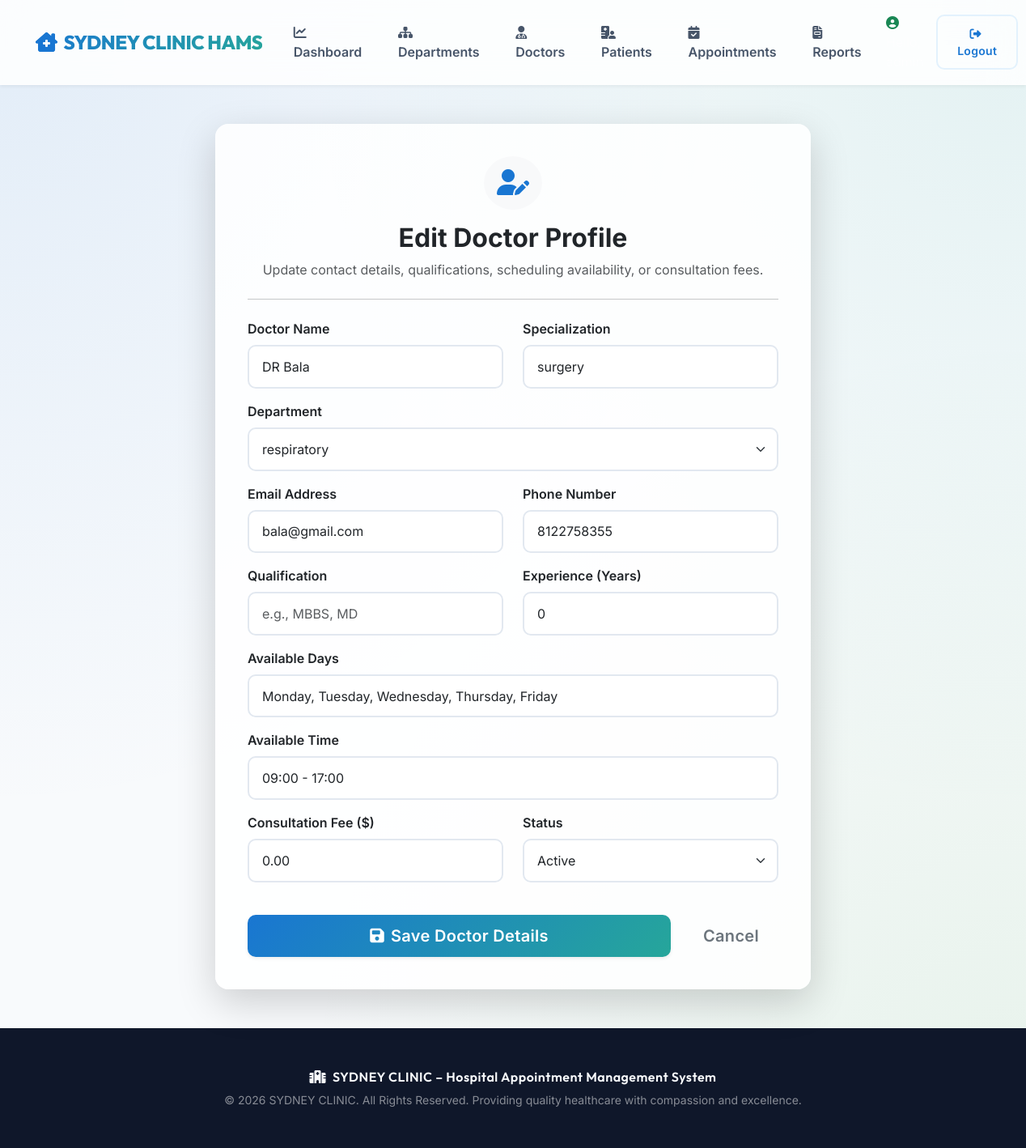
The page /admin-panel/doctors/edit/1/ (signed in) on the database its author committed.
### appointments/models.py (models this page shows, shortened)
class Doctor(models.Model):
    STATUS_CHOICES = [
        ('Active', 'Active'),
        ('Inactive', 'Inactive'),
    ]
    full_name = models.CharField(max_length=100)
    specialization = models.CharField(max_length=100)
    department = models.ForeignKey(Department, on_delete=models.CASCADE, related_name='doctors')
    email = models.EmailField(unique=True)
    phone = models.CharField(max_length=15)
    qualification = models.CharField(max_length=150, blank=True, default='')
    experience = models.IntegerField(default=0)  # experience in years
    available_days = models.CharField(max_length=100, default='Monday, Tuesday, Wednesday, Thursday, Friday')
    available_time = models.CharField(max_length=50, default='09:00 - 17:00')
    consultation_fee = models.DecimalField(max_digits=10, decimal_places=2, default=0.0)
    status = models.CharField(max_length=10, choices=STATUS_CHOICES, default='Active')

### appointments/views.py (the view)
# urls.py: path('admin-panel/doctors/edit/<int:doctor_id>/', views.admin_edit_doctor, name='admin_edit_doctor'),
@user_passes_test(admin_required, login_url='admin_login')
def admin_edit_doctor(request, doctor_id):
    doctor = get_object_or_404(Doctor, id=doctor_id)
    if request.method == 'POST':
        form = DoctorForm(request.POST, instance=doctor)
        if form.is_valid():
            form.save()
            messages.success(request, "Doctor updated successfully!")
            return redirect('admin_manage_doctors')
    else:
        form = DoctorForm(instance=doctor)
    return render(request, 'admin/edit_doctor.html', {'form': form, 'doctor': doctor})

### appointments/models.py (called while the page is built)
    def __str__(self):
        return self.department_name

### appointments/views.py (called while the page is built)
def admin_required(user):
    return user.is_authenticated and user.is_staff

### templates/admin/edit_doctor.html (shortened to what this page needs)
{% extends 'base.html' %}
{% block content %}
<div class="row justify-content-center">
    <div class="col-lg-8 col-md-10">
        <div class="card glass-card border-0 shadow-lg p-4">
            <div class="card-body">
                <div class="text-center mb-4">
                    <span class="p-3 bg-light rounded-circle d-inline-block mb-3 text-teal" style="color: var(--primary-color);">
                        <i class="fa-solid fa-user-pen fa-2x"></i>
                    </span>
                    <h2 class="fw-bold">Edit Doctor Profile</h2>
                    <p class="text-muted">Update contact details, qualifications, scheduling availability, or consultation fees.</p>
                </div>
                <hr class="mb-4">
                <form method="POST" novalidate>
                    <div class="row">
                        <div class="col-md-6 mb-3">
                            <label for="{{ form.full_name.id_for_label }}" class="form-label fw-semibold">Doctor Name</label>
                            {{ form.full_name }}
                        </div>
                        <div class="col-md-6 mb-3">
                            <label for="{{ form.specialization.id_for_label }}" class="form-label fw-semibold">Specialization</label>
                            {{ form.specialization }}
                        </div>
                    </div>
                    <div class="mb-3">
                        <label for="{{ form.department.id_for_label }}" class="form-label fw-semibold">Department</label>
                        {{ form.department }}
                    </div>
                    <div class="row">
                        <div class="col-md-6 mb-3">
                            <label for="{{ form.email.id_for_label }}" class="form-label fw-semibold">Email Address</label>
                            {{ form.email }}
                        </div>
                        <div class="col-md-6 mb-3">
                            <label for="{{ form.phone.id_for_label }}" class="form-label fw-semibold">Phone Number</label>
                            {{ form.phone }}
                        </div>
                    </div>
                    <div class="row">
                        <div class="col-md-6 mb-3">
                            <label for="{{ form.qualification.id_for_label }}" class="form-label fw-semibold">Qualification</label>
                            {{ form.qualification }}
                        </div>
                        <div class="col-md-6 mb-3">
                            <label for="{{ form.experience.id_for_label }}" class="form-label fw-semibold">Experience (Years)</label>
                            {{ form.experience }}
                        </div>
                    </div>
                    <div class="mb-3">
                        <label for="{{ form.available_days.id_for_label }}" class="form-label fw-semibold">Available Days</label>
                        {{ form.available_days }}
                    </div>
                    <div class="mb-3">
                        <label for="{{ form.available_time.id_for_label }}" class="form-label fw-semibold">Available Time</label>
                        {{ form.available_time }}
                    </div>
                    <div class="row">
                        <div class="col-md-6 mb-3">
                            <label for="{{ form.consultation_fee.id_for_label }}" class="form-label fw-semibold">Consultation Fee ($)</label>
                            {{ form.consultation_fee }}
                        </div>
                        <div class="col-md-6 mb-3">
                            <label for="{{ form.status.id_for_label }}" class="form-label fw-semibold">Status</label>
                            {{ form.status }}
                        </div>
                    </div>
                    <div class="mt-4 d-flex gap-3">
                        <button type="submit" class="btn btn-primary btn-lg flex-grow-1 shadow-sm">
                            <i class="fa-solid fa-save me-2"></i>Save Doctor Details
                        </button>
                        <a href="{% url 'admin_manage_doctors' %}" class="btn btn-outline-secondary btn-lg">Cancel</a>
                    </div>
                </form>
            </div>
        </div>
    </div>
</div>
{% endblock %}

### static/css/style.css (style rules this page uses)
:root { --primary-color: #1976D2; --primary-hover: #1565C0; --primary-light: #E3F2FD; --secondary-color: #26A69A; --secondary-hover: #00897B; --accent-color: #4CAF50; --accent-hover: #43A047; --success-color: #10B981; --danger-color: #EF4444; --warning-color: #F59E0B; --info-color: #3B82F6; --light-bg: #F8FAFC; --white: #ffffff; --border-radius: 16px; --shadow-sm: 0 2px 4px rgba(0,0,0,0.05); --shadow-md: 0 8px 16px rgba(0,0,0,0.08); --shadow-lg: 0 20px 40px rgba(0,0,0,0.12); --glass-bg: rgba(255, 255, 255, 0.85); --glass-border: rgba(255, 255, 255, 0.6); --glass-blur: blur(20px); --gradient-primary: linear-gradient(135deg, #1976D2 0%, #26A69A 100%); --glow-primary: 0 0 20px rgba(25, 118, 210, 0.3); --glow-secondary: 0 0 20px rgba(38, 166, 154, 0.3); }
body { font-family: 'Inter', 'Outfit', -apple-system, BlinkMacSystemFont, "Segoe UI", Roboto, sans-serif; background: #F8FAFC; background-image: radial-gradient(at 0% 0%, hsla(211, 79%, 46%, 0.1) 0px, transparent 50%), radial-gradient(at 100% 0%, hsla(174, 62%, 40%, 0.1) 0px, transparent 50%), radial-gradient(at 100% 100%, hsla(122, 39%, 49%, 0.1) 0px, transparent 50%); background-attachment: fixed; color: #334155; min-height: 100vh; display: flex; flex-direction: column; }
.glass-card { background: var(--glass-bg); backdrop-filter: var(--glass-blur); -webkit-backdrop-filter: var(--glass-blur); border: 1px solid var(--glass-border); border-radius: var(--border-radius); box-shadow: var(--shadow-md); transition: all 0.4s cubic-bezier(0.175, 0.885, 0.32, 1.275); overflow: hidden; }
.btn { border-radius: 10px; padding: 0.7rem 1.5rem; font-weight: 600; transition: all 0.3s ease; letter-spacing: 0.3px; border: none; }
.btn-primary { background: var(--gradient-primary); color: white; box-shadow: 0 4px 10px rgba(25, 118, 210, 0.3); }
.form-control, .form-select { border-radius: 10px; border: 2px solid #E2E8F0; padding: 0.8rem 1rem; transition: all 0.3s ease; background-color: rgba(255, 255, 255, 0.9); }

### rows shown on the page
Doctor: full_name "DR Bala", specialization "surgery", department "respiratory", email "bala@gmail.com", phone "8122758355", experience "0", available_days "Monday, Tuesday, Wednesday, Thursday, Friday", available_time "09:00 - 17:00", consultation_fee "0.00", status "Active"
